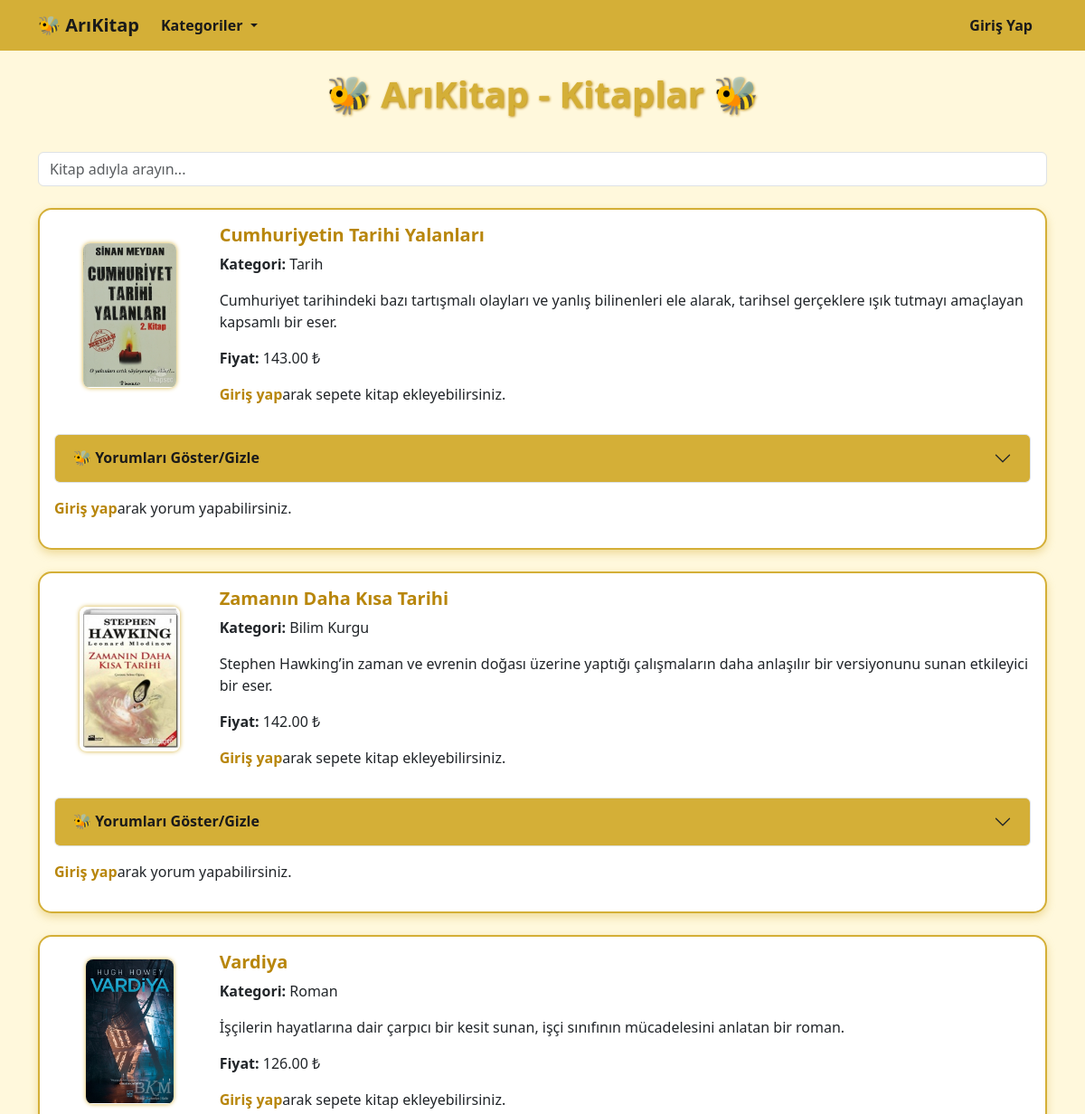
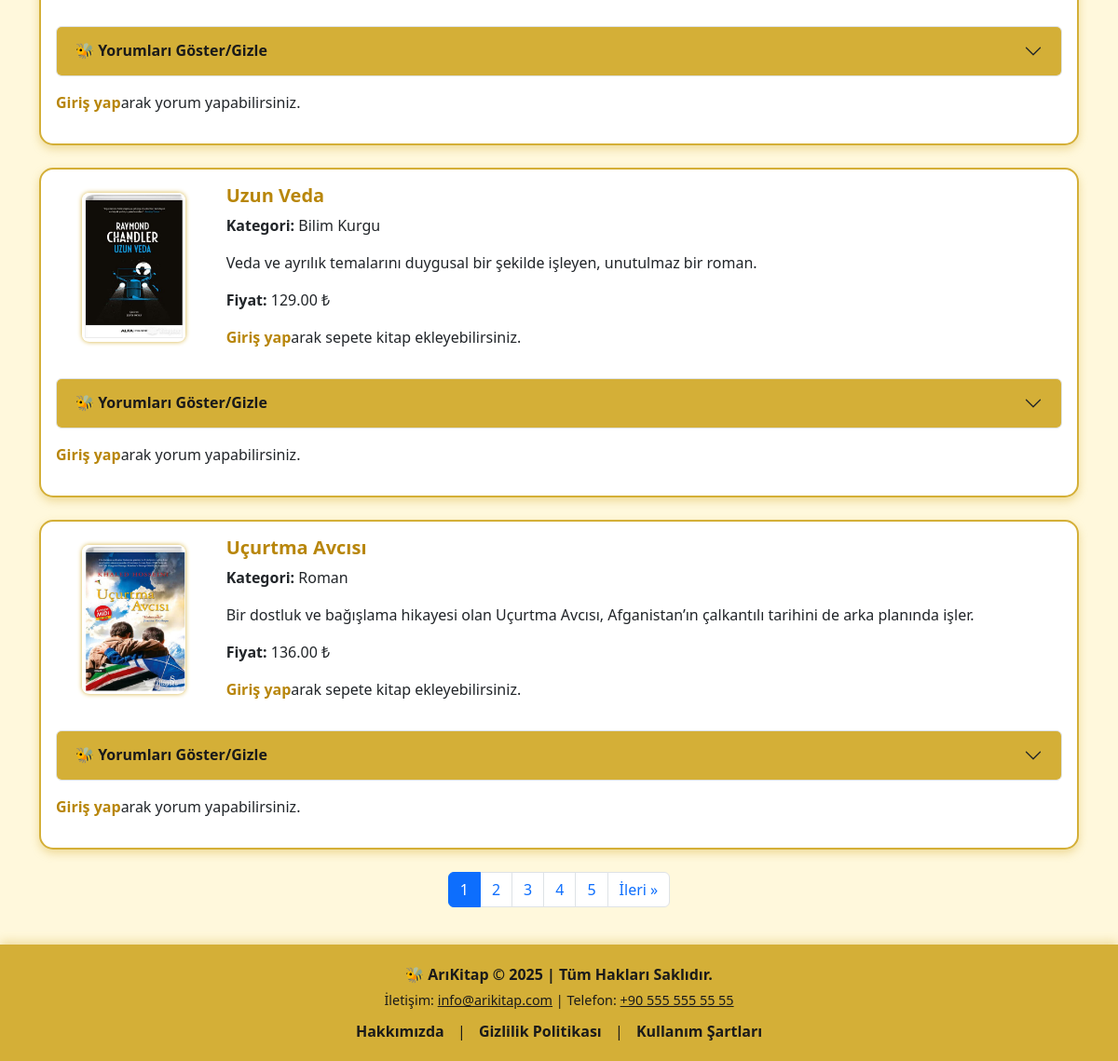
The page /kitap_satış/anasayfa.php on the database its author committed (2 pictures, top to bottom).
### tables this page shows
CREATE TABLE `kitaplar` (
  `id` int(11) NOT NULL,
  `baslik` varchar(255) DEFAULT NULL,
  `kategori_id` int(11) DEFAULT NULL,
  `fiyat` decimal(10,2) DEFAULT NULL,
  `ozet` text DEFAULT NULL,
  `resim_url` varchar(255) DEFAULT NULL,
  `stok` int(11) NOT NULL DEFAULT 0
);

CREATE TABLE `kategoriler` (
  `id` int(11) NOT NULL,
  `ad` varchar(255) DEFAULT NULL
);

### kitap_satış/anasayfa.php (the view, shortened to what this page needs)
<?php
include 'baglan.php';
$kullanici_id = $_SESSION['kullanici_id'];
$kitapSayisiSayfa = 5;
$sayfa = isset($_GET['sayfa']) ? max(1, intval($_GET['sayfa'])) : 1;
$baslangic = ($sayfa - 1) * $kitapSayisiSayfa;
$toplamKitapSorgu = $baglanti->query("SELECT COUNT(*) as toplam FROM kitaplar");
$toplamKitap = $toplamKitapSorgu->fetch_assoc()['toplam'];
$toplamSayfa = ceil($toplamKitap / $kitapSayisiSayfa);
$kitaplar = $baglanti->query("
    SELECT kitaplar.id, kitaplar.baslik, kitaplar.resim_url, kitaplar.fiyat, kitaplar.ozet, kategoriler.ad AS kategori_adi
    FROM kitaplar
    INNER JOIN kategoriler ON kitaplar.kategori_id = kategoriler.id
    ORDER BY kitaplar.id DESC
    LIMIT $baslangic, $kitapSayisiSayfa
");
?>
<!DOCTYPE html>
<html lang="tr">
<head>
    <link href="https://cdn.jsdelivr.net/npm/bootstrap@5.3.0/dist/css/bootstrap.min.css" rel="stylesheet" />
</head>
<body>
<nav class="navbar navbar-expand-lg navbar-light" style="background-color: #d4af37;">
    <div class="container">
        <a class="navbar-brand fw-bold" href="anasayfa.php" style="color: #1a1a1a;">🐝 ArıKitap</a>
        <div class="collapse navbar-collapse" id="navbarSupportedContent">
            <ul class="navbar-nav me-auto mb-2 mb-lg-0">
                <li class="nav-item dropdown">
                    <a class="nav-link dropdown-toggle fw-semibold" href="#" id="kategoriDropdown" role="button" data-bs-toggle="dropdown" aria-expanded="false" style="color:#1a1a1a;">
                        Kategoriler
                    </a>
                </li>
            </ul>
            <ul class="navbar-nav ms-auto mb-2 mb-lg-0 align-items-center">
                <?php if ($kullanici_id): ?>
                    <li class="nav-item me-3">
                        <span class="text-dark fw-semibold">Hoşgeldiniz, <?= htmlspecialchars($_SESSION['kullanici_adi'] ?? 'Kullanıcı') ?>!</span>
                    </li>
                    <li class="nav-item me-2">
                        <a class="nav-link fw-semibold" href="favoriler.php">Favoriler</a>
                    </li>
                    <li class="nav-item me-2">
                        <a class="nav-link fw-semibold" href="sepet.php">Sepet</a>
                    </li>
                    <li class="nav-item">
                        <a class="nav-link fw-semibold" href="cikis.php">Çıkış Yap</a>
                    </li>
                <?php else: ?>
                    <li class="nav-item me-2">
                        <a class="nav-link fw-semibold" href="index.php">Giriş Yap</a>
                    </li>
                <?php endif; ?>
            </ul>
        </div>
    </div>
</nav>
<div class="container mt-4">
    <h1>🐝 ArıKitap - Kitaplar 🐝</h1>
    <div class="mb-4">
        <input type="text" id="aramaKutusu" class="form-control" placeholder="Kitap adıyla arayın...">
    </div>
    <?php while ($kitap = $kitaplar->fetch_assoc()) :
    ?>
        <div class="card mb-4 p-3">
            <div class="row g-3 align-items-center position-relative">
                <?php if (!empty($kitap['resim_url'])): ?>
                    <div class="col-md-2 text-center">
                        <img src="<?= htmlspecialchars($kitap['resim_url']) ?>" alt="Kitap Resmi" class="kitap-resim" />
                    </div>
                <?php endif; ?>
                <div class="<?= !empty($kitap['resim_url']) ? 'col-md-10' : 'col-12' ?>">
                    <h5 class="card-title"><?= htmlspecialchars($kitap['baslik']) ?></h5>
                    <p><strong>Kategori:</strong> <?= htmlspecialchars($kitap['kategori_adi']) ?></p>
                    <p><?= htmlspecialchars($kitap['ozet']) ?></p>
                    <p><strong>Fiyat:</strong> <?= htmlspecialchars($kitap['fiyat']) ?> ₺</p>
                    <?php if ($kullanici_id) : ?>
                        <form action="sepete_ekle.php" method="POST" class="mt-2">
                            <input type="hidden" name="kitap_id" value="<?= $kitap['id'] ?>">
                            <input type="hidden" name="kitap_adi" value="<?= htmlspecialchars($kitap['baslik']) ?>">
                            <input type="hidden" name="adet" value="1">
                            <button type="submit" class="btn btn-bee">Sepete Ekle</button>
                        </form>
                    <?php else : ?>
                        <p class="mt-2"><a href="giris.php" class="text-decoration-none" style="color:#b8860b; font-weight:600;">Giriş yap</a>arak sepete kitap ekleyebilirsiniz.</p>
                    <?php endif; ?>
                </div>
            </div>
            <div class="accordion mt-3" id="yorumAccordion<?= $kitap['id'] ?>">
                <div class="accordion-item">
                    <h2 class="accordion-header" id="heading<?= $kitap['id'] ?>">
                        <button class="accordion-button collapsed" type="button" data-bs-toggle="collapse" data-bs-target="#collapse<?= $kitap['id'] ?>" aria-expanded="false" aria-controls="collapse<?= $kitap['id'] ?>">
                            🐝 Yorumları Göster/Gizle
                        </button>
                    </h2>
                </div>
            </div>
            <?php if ($kullanici_id) : ?>
                <button class="btn btn-bee mt-3" type="button" data-bs-toggle="collapse" data-bs-target="#yorumForm<?= $kitap['id'] ?>" aria-expanded="false" aria-controls="yorumForm<?= $kitap['id'] ?>">
                    Yorum ve Puan Ekle
                </button>
                <div class="collapse mt-3" id="yorumForm<?= $kitap['id'] ?>">
                    <form action="yorum_ve_puan_ekle.php" method="POST">
                        <input type="hidden" name="kitap_id" value="<?= htmlspecialchars($kitap['id']) ?>">
                        <div class="mb-3">
                            <label for="yorum" class="form-label">Yorum Yap:</label>
                            <textarea name="yorum" class="form-control" rows="3" required></textarea>
                        </div>
                        <div class="mb-3">
                            <label for="puan" class="form-label">Puan Ver (1-5):</label>
                            <input type="number" name="puan" class="form-control" min="1" max="5" required>
                        </div>
                        <button type="submit" class="btn btn-warning">Gönder</button>
                    </form>
                </div>
            <?php else : ?>
                <p class="mt-3"><a href="giris.php" class="text-decoration-none" style="color:#b8860b; font-weight:600;">Giriş yap</a>arak yorum yapabilirsiniz.</p>
            <?php endif; ?>
        </div>
    <?php endwhile; ?>
</div>
<nav aria-label="Kitap Sayfalama" class="mt-4">
  <ul class="pagination justify-content-center">
    <?php for ($i = 1; $i <= $toplamSayfa; $i++): ?>
      <li class="page-item <?= $i == $sayfa ? 'active' : '' ?>"><a class="page-link" href="?sayfa=<?= $i ?>"><?= $i ?></a></li>
    <?php endfor; ?>
    <?php if ($sayfa < $toplamSayfa): ?>
      <li class="page-item"><a class="page-link" href="?sayfa=<?= $sayfa + 1 ?>">İleri »</a></li>
    <?php endif; ?>
  </ul>
</nav>
<?php include 'footer.php'; ?>
</body>
</html>

### kitap_satış/footer.php
<footer style="background-color: #d4af37; color: #1a1a1a; padding: 20px 0; margin-top: 40px; box-shadow: 0 -3px 10px rgba(212,175,55,0.4);">
    <div class="container text-center">
        <p style="margin: 0; font-weight: 600;">🐝 ArıKitap &copy; <?= date('Y') ?> | Tüm Hakları Saklıdır.</p>
        <p style="margin: 5px 0 0; font-size: 0.9rem;">
            İletişim: <a href="mailto:info@arikitap.com" style="color: #1a1a1a; text-decoration: underline;">info@arikitap.com</a> |
            Telefon: <a href="tel:+905555555555" style="color: #1a1a1a; text-decoration: underline;">+90 555 555 55 55</a>
        </p>
        <div style="margin-top: 10px;">
            <a href="#" style="color: #1a1a1a; margin: 0 10px; font-weight: 600; text-decoration: none;">Hakkımızda</a> |
            <a href="#" style="color: #1a1a1a; margin: 0 10px; font-weight: 600; text-decoration: none;">Gizlilik Politikası</a> |
            <a href="#" style="color: #1a1a1a; margin: 0 10px; font-weight: 600; text-decoration: none;">Kullanım Şartları</a>
        </div>
    </div>
</footer>

### kitap_satış/anasayfa.php (style rules this page uses)
body { background: #fff8dc; color: #333; font-family: 'Segoe UI', Tahoma, Geneva, Verdana, sans-serif; }
h1 { color: #d4af37; text-align: center; margin-bottom: 40px; font-weight: 700; text-shadow: 1px 1px 3px #b8860b; }
.card { border: 2px solid #d4af37; border-radius: 15px; box-shadow: 0 4px 10px rgba(212,175,55,0.4); position: relative; }
.card-title { color: #b8860b; font-weight: 600; }
.accordion-button { background-color: #d4af37; color: #1a1a1a; font-weight: 600; }
.kitap-resim { max-width: 120px; max-height: 160px; object-fit: contain; border-radius: 8px; box-shadow: 0 0 5px #d4af37; margin-bottom: 15px; }
.navbar-nav .nav-link { color: #1a1a1a !important; font-weight: 600; }

### rows shown on the page
kitaplar: resim_url (picture), baslik "Cumhuriyetin Tarihi Yalanları", kategori.ad "Tarih", ozet "Cumhuriyet tarihindeki bazı tartışmalı olayları ve yanlış bilinenleri ele alarak, tarihsel gerçeklere ışık tutmayı amaçlayan kapsamlı bir eser.", fiyat "143.00"
kitaplar: resim_url (picture), baslik "Zamanın Daha Kısa Tarihi", kategori.ad "Bilim Kurgu", ozet "Stephen Hawking’in zaman ve evrenin doğası üzerine yaptığı çalışmaların daha anlaşılır bir versiyonunu sunan etkileyici bir eser.", fiyat "142.00"
kitaplar: resim_url (picture), baslik "Vardiya", kategori.ad "Roman", ozet "İşçilerin hayatlarına dair çarpıcı bir kesit sunan, işçi sınıfının mücadelesini anlatan bir roman.", fiyat "126.00"
kitaplar: resim_url (picture), baslik "Uzun Veda", kategori.ad "Bilim Kurgu", ozet "Veda ve ayrılık temalarını duygusal bir şekilde işleyen, unutulmaz bir roman.", fiyat "129.00"
kitaplar: resim_url (picture), baslik "Uçurtma Avcısı", kategori.ad "Roman", ozet "Bir dostluk ve bağışlama hikayesi olan Uçurtma Avcısı, Afganistan’ın çalkantılı tarihini de arka planında işler.", fiyat "136.00"
